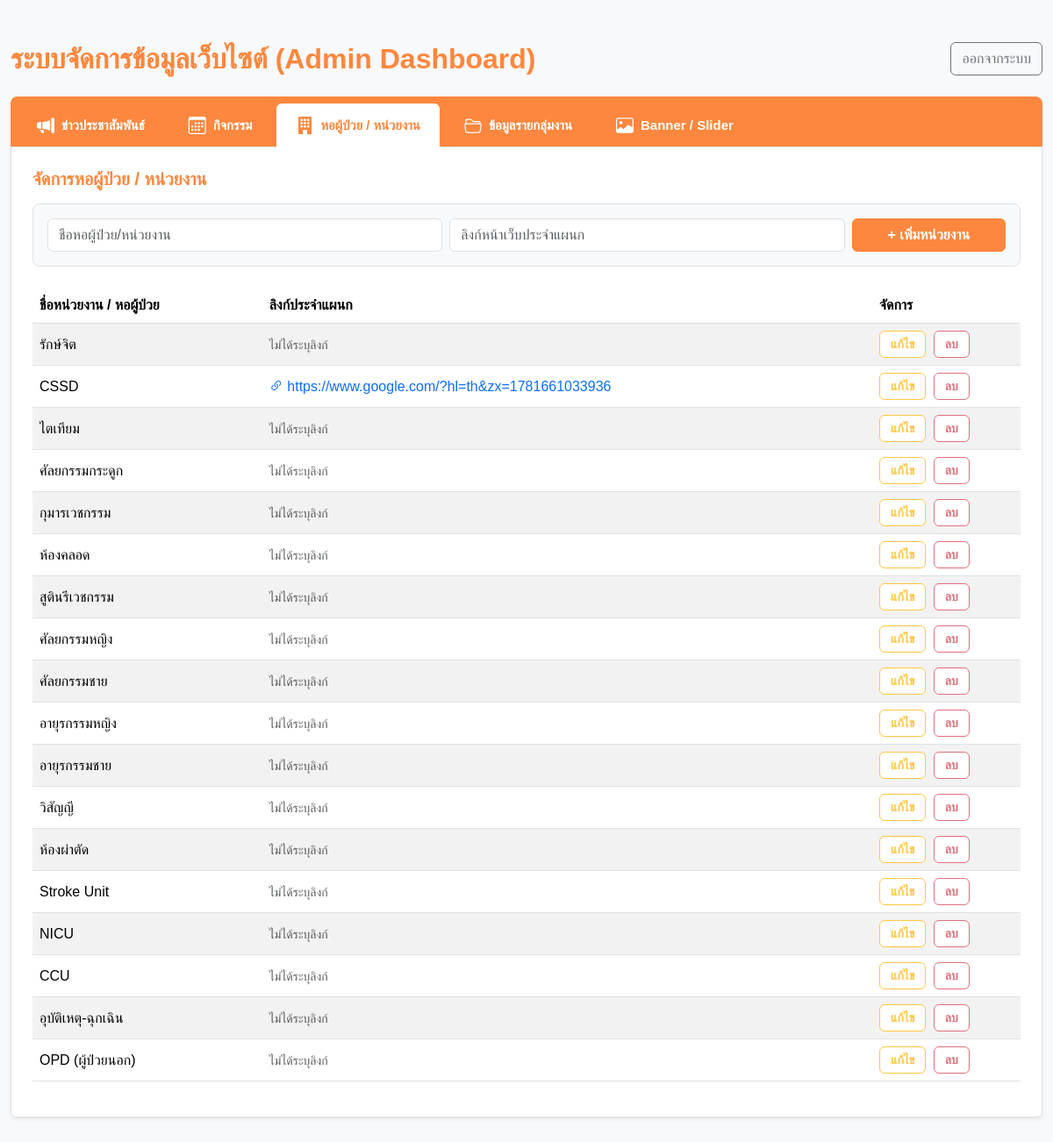
/admin.php?tab=departments (signed in), run on the app's committed database.
### tables this page shows
CREATE TABLE IF NOT EXISTS `departments` (
  `id` int NOT NULL AUTO_INCREMENT,
  `name` varchar(255) NOT NULL,
  `link_url` varchar(255) DEFAULT NULL,
  PRIMARY KEY (`id`)
);

### admin.php (the view, shortened to what this page needs)
<?php
require_once 'connect.php';
$active_tab = $_GET['tab'] ?? 'news';
$conn->exec("CREATE TABLE IF NOT EXISTS department_contents (
    id INT AUTO_INCREMENT PRIMARY KEY,
    department_id INT NOT NULL,
    section VARCHAR(50) NOT NULL,
    title VARCHAR(255) NOT NULL,
    content TEXT NULL,
    file_name TEXT NULL,
    link_url VARCHAR(500) NULL,
    sort_order INT NOT NULL DEFAULT 1,
    created_at TIMESTAMP DEFAULT CURRENT_TIMESTAMP,
    INDEX idx_department_section (department_id, section)
) ENGINE=InnoDB DEFAULT CHARSET=utf8mb4");
try {
    $conn->exec("ALTER TABLE department_contents MODIFY file_name TEXT NULL");
} catch (Exception $e) { }
$conn->exec("CREATE TABLE IF NOT EXISTS banners (
    id INT AUTO_INCREMENT PRIMARY KEY,
    title VARCHAR(255) NOT NULL,
    subtitle TEXT NULL,
    image_name VARCHAR(500) NULL,
    link_url VARCHAR(500) NULL,
    sort_order INT NOT NULL DEFAULT 1,
    is_active TINYINT(1) NOT NULL DEFAULT 1,
    created_at TIMESTAMP DEFAULT CURRENT_TIMESTAMP
) ENGINE=InnoDB DEFAULT CHARSET=utf8mb4");
$dept_items         = [];
$all_depts        = $conn->query("SELECT * FROM departments ORDER BY id ASC")->fetchAll(PDO::FETCH_ASSOC);
$selected_dept_id = (int)($_GET['dept_id'] ?? ($all_depts[0]['id'] ?? 0));
if ($active_tab == 'news') {
    $news_items = $conn->query("SELECT * FROM news ORDER BY id DESC")->fetchAll(PDO::FETCH_ASSOC);
} elseif ($active_tab == 'events') {
    $event_items = $conn->query("SELECT * FROM events ORDER BY id DESC")->fetchAll(PDO::FETCH_ASSOC);
} elseif ($active_tab == 'departments') {
    $dept_items = $conn->query("SELECT * FROM departments ORDER BY id DESC")->fetchAll(PDO::FETCH_ASSOC);
} elseif ($active_tab == 'banners') {
    $banner_items = $conn->query("SELECT * FROM banners ORDER BY sort_order ASC, id ASC")->fetchAll(PDO::FETCH_ASSOC);
}
?>
<!DOCTYPE html>
<html lang="th">
<head>
    <link href="https://cdn.jsdelivr.net/npm/bootstrap@5.3.3/dist/css/bootstrap.min.css" rel="stylesheet">
    <link rel="stylesheet" href="https://cdn.jsdelivr.net/npm/bootstrap-icons@1.11.0/font/bootstrap-icons.css">
    <link rel="stylesheet" href="https://cdn.jsdelivr.net/npm/flatpickr/dist/flatpickr.min.css">
    <link rel="stylesheet" href="style.css">
</head>
<body class="bg-light">
<div class="container my-5">
    <div class="d-flex flex-column flex-md-row justify-content-between align-items-start align-items-md-center mb-4 gap-3">
        <h2 class="mb-0 text-hospital fw-bold">ระบบจัดการข้อมูลเว็บไซต์ (Admin Dashboard)</h2>
        <a href="logout.php" class="btn btn-outline-secondary">ออกจากระบบ</a>
    </div>
    <ul class="nav nav-tabs" id="hospitalTabs">
        <li class="nav-item">
            <a class="nav-link <?= $active_tab == 'news' ? 'active' : '' ?>" href="?tab=news">
                <i class="bi bi-megaphone-fill fs-5 icon-news"></i> ข่าวประชาสัมพันธ์
            </a>
        </li>
        <li class="nav-item">
            <a class="nav-link <?= $active_tab == 'events' ? 'active' : '' ?>" href="?tab=events">
                <i class="bi bi-calendar3 fs-5 icon-events"></i> กิจกรรม
            </a>
        </li>
        <li class="nav-item">
            <a class="nav-link <?= $active_tab == 'departments' ? 'active' : '' ?>" href="?tab=departments">
                <i class="bi bi-building-fill fs-5 icon-dept"></i> หอผู้ป่วย / หน่วยงาน
            </a>
        </li>
        <li class="nav-item">
            <a class="nav-link <?= $active_tab == 'dept_contents' ? 'active' : '' ?>" href="?tab=dept_contents">
                <i class="bi bi-folder2-open fs-5 icon-dept"></i> ข้อมูลรายกลุ่มงาน
            </a>
        </li>
        <li class="nav-item">
            <a class="nav-link <?= $active_tab == 'banners' ? 'active' : '' ?>" href="?tab=banners">
                <i class="bi bi-image fs-5"></i> Banner / Slider
            </a>
        </li>
    </ul>
    <div class="tab-content bg-white p-4 border rounded-bottom shadow-sm">
        <?php if($active_tab == 'departments'): ?>
        <div>
            <h5 class="text-hospital mb-3 fw-bold">จัดการหอผู้ป่วย / หน่วยงาน</h5>
            <form action="admin.php?tab=departments" method="POST" class="admin-form-container">
                <div class="row g-2 align-items-end">
                    <div class="col-md-5"><input type="text" name="name" class="form-control" placeholder="ชื่อหอผู้ป่วย/หน่วยงาน" required></div>
                    <div class="col-md-5"><input type="url" name="link_url" class="form-control" placeholder="ลิงก์หน้าเว็บประจำแผนก"></div>
                    <div class="col-md-2"><button type="submit" class="btn btn-hospital-orange w-100">+ เพิ่มหน่วยงาน</button></div>
                </div>
            </form>
            <table class="table table-striped align-middle mt-4">
                <thead><tr><th>ชื่อหน่วยงาน / หอผู้ป่วย</th><th>ลิงก์ประจำแผนก</th><th>จัดการ</th></tr></thead>
                <tbody>
                    <?php foreach($dept_items as $row):
                        $dept_link = $row['link_url'] ?? '';
                    ?>
                    <tr>
                        <td><?= htmlspecialchars($row['name']) ?></td>
                        <td>
                            <?php if(!empty($dept_link)): ?>
                                <i class="bi bi-link-45deg text-primary"></i> <a href="<?= htmlspecialchars($dept_link) ?>" target="_blank" class="text-decoration-none"><?= htmlspecialchars($dept_link) ?></a>
                            <?php else: ?>
                                <span class="text-muted small">ไม่ได้ระบุลิงก์</span>
                            <?php endif; ?>
                        </td>
                        <td width="15%">
                            <button class="btn btn-outline-edit-style btn-sm me-1" onclick="editDept(<?= $row['id'] ?>, '<?= addslashes(htmlspecialchars($row['name'])) ?>', '<?= addslashes(htmlspecialchars($dept_link)) ?>')">แก้ไข</button>
                            <a href="admin.php?tab=departments&del_dept=<?= $row['id'] ?>" class="btn btn-outline-delete-style btn-sm" onclick="return confirm('คุณแน่ใจหรือไม่ว่าต้องการลบข้อมูลนี้?')">ลบ</a>
                        </td>
                    </tr>
                    <?php endforeach; ?>
                </tbody>
            </table>
        </div>
        <?php endif; ?>
    </div>
</div>
</body>
</html>

### style.css (style rules this page uses)
:root { --hospital-orange: #fd873e; --hospital-orange-active: #fd873e; --btn-edit-yellow: #ffc643; --btn-delete-red: #df707b; --modal-btn-cancel-bg: #ffffff; --modal-btn-cancel-border: #6c757d; --modal-btn-cancel-text: #495057; --modal-btn-cancel-hover-bg: #f8f9fa; }
body { font-family: sans-serif; }
.text-hospital { color: var(--hospital-orange) !important; }
.nav-tabs { background-color: var(--hospital-orange) !important; padding: 8px 8px 0 8px; border-radius: 8px 8px 0 0; border-bottom: none !important; display: flex; align-items: flex-end; }
.nav-tabs .nav-link { color: #ffffff !important; font-weight: bold; font-size: 15px; border: none !important; padding: 10px 22px; margin-right: 6px; border-radius: 6px 6px 0 0; transition: all 0.2s ease; display: flex; align-items: center; gap: 8px; }
.nav-tabs .icon-news { color: #ffffff !important; }
.nav-tabs .icon-events { color: #ffffff !important; }
.nav-tabs .icon-dept { color: #ffffff !important; }
.nav-tabs .nav-link.active { background-color: #ffffff !important; color: var(--hospital-orange) !important; }
.nav-tabs .nav-link.active .icon-news, .nav-tabs .nav-link.active .icon-events, .nav-tabs .nav-link.active .icon-dept { color: var(--hospital-orange) !important; }
.admin-form-container { background-color: #f8f9fa !important; padding: 16px !important; border: 1px solid #dee2e6 !important; border-radius: 8px !important; margin-top: 16px; margin-bottom: 16px; }
.btn-outline-edit-style { background-color: #fff !important; color: var(--btn-edit-yellow) !important; border: 1.5px solid var(--btn-edit-yellow) !important; font-weight: bold; padding: 4px 12px; border-radius: 6px; transition: all 0.2s ease; }
.btn-outline-delete-style { background-color: #fff !important; color: var(--btn-delete-red) !important; border: 1.5px solid var(--btn-delete-red) !important; font-weight: bold; padding: 4px 12px; border-radius: 6px; transition: all 0.2s ease; }
.btn-hospital-orange { background-color: var(--hospital-orange) !important; border-color: var(--hospital-orange) !important; color: white !important; font-weight: bold; }
:root { --hosp-orange: #e78551; --hosp-orange-dark: #bd7a43; --hosp-text-dark: #495057; }
body { font-family: 'Sarabun', sans-serif, Arial; color: var(--hosp-text-dark); background-color: #ffffff; }
@media (min-width: 1200px) { .container { max-width: 1600px !important; } }
html, body { max-width: 100%; overflow-x: hidden; }

### data on the page
departments: name "รักษ์จิต", shows "ไม่ได้ระบุลิงก์"
departments: name "CSSD", link_url "https://www.google.com/?hl=th&zx=1781661033936"
departments: name "ไตเทียม", shows "ไม่ได้ระบุลิงก์"
departments: name "ศัลยกรรมกระดูก", shows "ไม่ได้ระบุลิงก์"
departments: name "กุมารเวชกรรม", shows "ไม่ได้ระบุลิงก์"
departments: name "ห้องคลอด", shows "ไม่ได้ระบุลิงก์"
departments: name "สูตินรีเวชกรรม", shows "ไม่ได้ระบุลิงก์"
departments: name "ศัลยกรรมหญิง", shows "ไม่ได้ระบุลิงก์"
departments: name "ศัลยกรรมชาย", shows "ไม่ได้ระบุลิงก์"
departments: name "อายุรกรรมหญิง", shows "ไม่ได้ระบุลิงก์"
departments: name "อายุรกรรมชาย", shows "ไม่ได้ระบุลิงก์"
departments: name "วิสัญญี", shows "ไม่ได้ระบุลิงก์"
departments: name "ห้องผ่าตัด", shows "ไม่ได้ระบุลิงก์"
departments: name "Stroke Unit", shows "ไม่ได้ระบุลิงก์"
departments: name "NICU", shows "ไม่ได้ระบุลิงก์"
departments: name "CCU", shows "ไม่ได้ระบุลิงก์"
departments: name "อุบัติเหตุ-ฉุกเฉิน", shows "ไม่ได้ระบุลิงก์"
departments: name "OPD (ผู้ป่วยนอก)", shows "ไม่ได้ระบุลิงก์"
